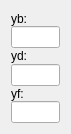
          <widget class="QWidget" name="verticalLayoutWidget_2">
           <property name="geometry">
            <rect>
             <x>607</x>
             <y>80</y>
             <width>71</width>
             <height>134</height>
            </rect>
           </property>
           <layout class="QVBoxLayout" name="verticalLayout_5">
            <property name="spacing">
             <number>0</number>
            </property>
            <item>
             <widget class="QLabel" name="label_yb">
              <property name="text">
               <string>yb:</string>
              </property>
             </widget>
            </item>
            <item>
             <widget class="QLineEdit" name="lineEdit_yb">
              <property name="readOnly">
               <bool>true</bool>
              </property>
             </widget>
            </item>
            <item>
             <widget class="QLabel" name="label_yd">
              <property name="text">
               <string>yd:</string>
              </property>
             </widget>
            </item>
            <item>
             <widget class="QLineEdit" name="lineEdit_yd">
              <property name="readOnly">
               <bool>true</bool>
              </property>
             </widget>
            </item>
            <item>
             <widget class="QLabel" name="label_yf">
              <property name="text">
               <string>yf:</string>
              </property>
             </widget>
            </item>
            <item>
             <widget class="QLineEdit" name="lineEdit_yf">
              <property name="readOnly">
               <bool>true</bool>
              </property>
             </widget>
            </item>
           </layout>
          </widget>
